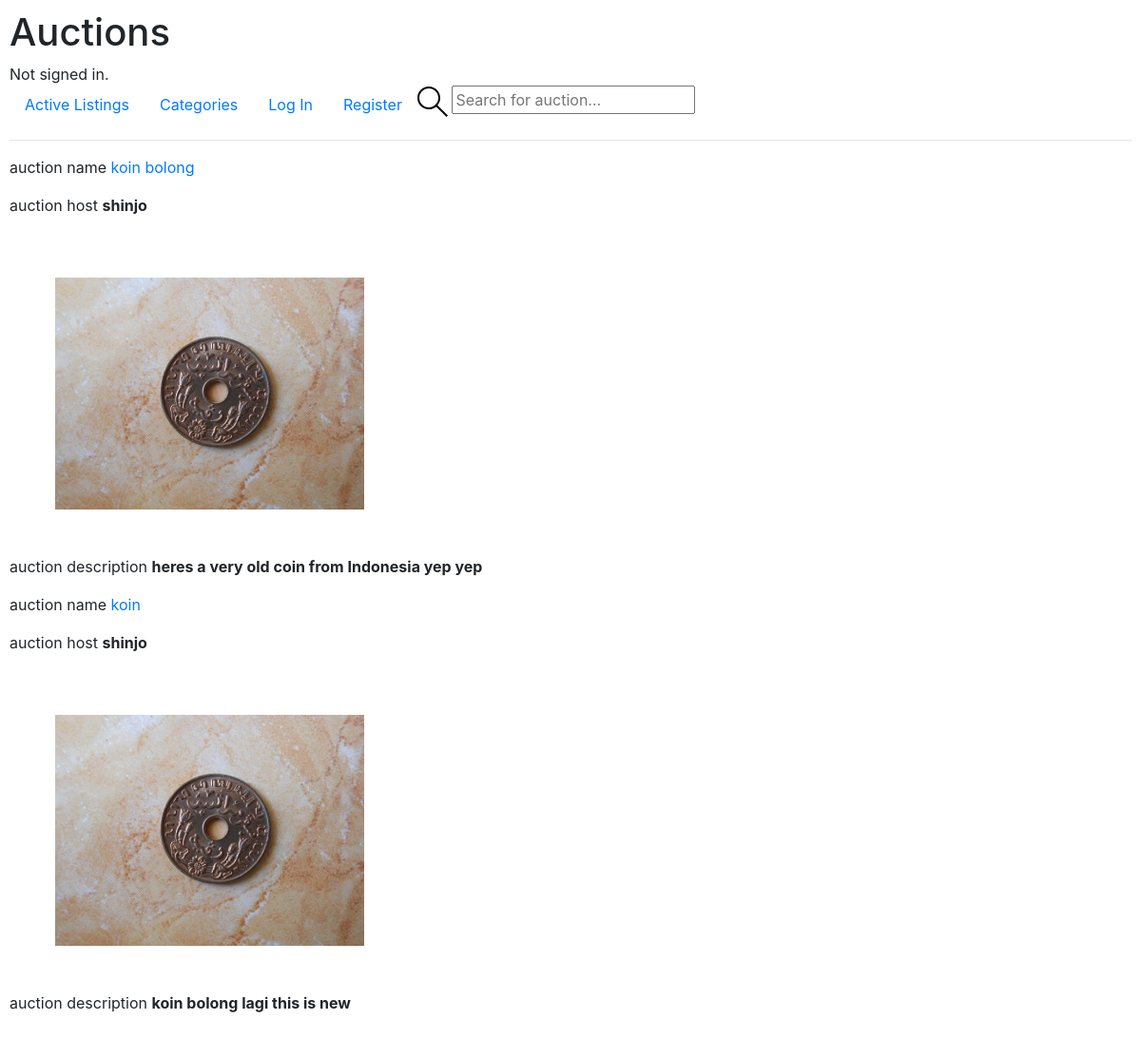
The page /category/3 on the database its author committed.
### auctions/models.py (models this page shows)
class auction(models.Model):
    host = models.ForeignKey(User, on_delete=models.CASCADE, null=True)
    category = models.ForeignKey(category, on_delete=models.SET_NULL, null=True)
    auction_name = models.CharField(max_length=200)
    images = models.ImageField(null=True, default="Clueless.png")
    description = models.TextField(null=True, blank=True)
    participants = models.ManyToManyField(User, related_name='participants', blank=True)
    initial_price = models.IntegerField()
    auction_status = models.BooleanField(default=True)
    updated = models.DateTimeField(auto_now=True)
    created = models.DateTimeField(auto_now_add=True)
    class Meta:
        ordering = ['-updated', '-created']
    def __str__(self):
        return self.auction_name

class User(AbstractUser):
     name = models.CharField(max_length=200, null=True)
     email = models.EmailField(null=True, unique=True)
     bio = models.TextField(null=True)
     watchlist = models.ManyToManyField('auction', blank=True)
     USERNAME_FIELD = 'email'
     REQUIRED_FIELDS = []

### auctions/views.py (the view)
# urls.py: path("category/<str:pk>", views.oneCategory, name="category"),
def oneCategory(request, pk): # REMEMBER function name CANNOT be the same as model name
    oneCategory = category.objects.get(id=pk)
    categoryAuction = oneCategory.auction_set.all()
    context = {'oneCategory': oneCategory, 'categoryAuction': categoryAuction}
    return render(request, "auctions/category.html", context)

### auctions/templates/auctions/category.html (shortened to what this page needs)
{% extends 'auctions/layout.html' %}
{% block body %}
{% for auction in categoryAuction %}
<p> auction name <a href="{% url 'auctionRoom' auction.id %}"> {{auction}} </a> </p>
<p> auction host <strong> {{auction.host.name}} </strong> </p>
<div class="auction_image">
    <img src="{{auction.images.url}}" />
</div>
<p> auction description <strong> {{auction.description}} </strong> </p>
{% endfor %}
{% endblock %}

### static/auctions/styles.css (style rules this page uses)
body { padding: 10px; }
img { width: 30%; height: 10%; }
.auction_image { background:rgb(255, 255, 255); padding: 3rem; }

### rows shown on the page
auction: auction_name "koin bolong", host.name "shinjo", images (picture), description "heres a very old coin from Indonesia yep yep"
auction: auction_name "koin", host.name "shinjo", images (picture), description "koin bolong lagi this is new"
